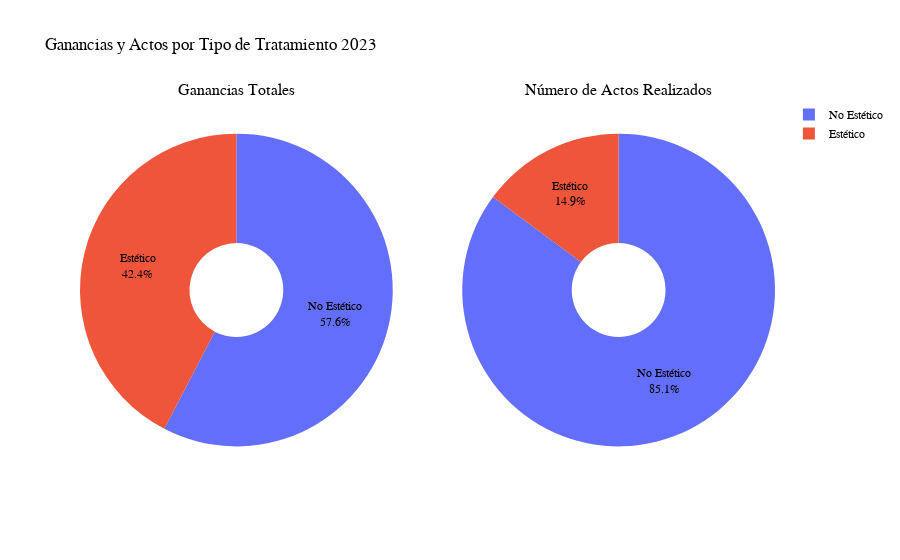

The code cell stored with this chart in its notebook:
### Code cell
#RENTABILIDAD DE LOS TRATAMIENTOS ESTETICOS CON RESPECTO AL NUMERO DE ACTOS REALIZADOS

### Figure 1 — Plotly figure (JSON) as saved in the notebook; plotly's stock layout.template omitted (floating-point values rounded to 4 significant figures)
{"data": [{"domain": {"x": [0, 0.45], "y": [0, 1]}, "hole": 0.3, "labels": ["No Estético", "Estético"], "name": "Ganancias", "textfont": {"color": "black"}, "textinfo": "percent+label", "textposition": "inside", "type": "pie", "values": [95435, 70195]}, {"domain": {"x": [0.55, 1], "y": [0, 1]}, "hole": 0.3, "labels": ["No Estético", "Estético"], "name": "Actos", "textfont": {"color": "black"}, "textinfo": "percent+label", "textposition": "inside", "type": "pie", "values": [986, 172]}], "layout": {"annotations": [{"font": {"size": 16}, "showarrow": false, "text": "Ganancias Totales", "x": 0.225, "xanchor": "center", "xref": "paper", "y": 1, "yanchor": "bottom", "yref": "paper"}, {"font": {"size": 16}, "showarrow": false, "text": "Número de Actos Realizados", "x": 0.775, "xanchor": "center", "xref": "paper", "y": 1, "yanchor": "bottom", "yref": "paper"}], "font": {"color": "black", "family": "Oswald"}, "title": {"text": "Ganancias y Actos por Tipo de Tratamiento 2023"}}}
